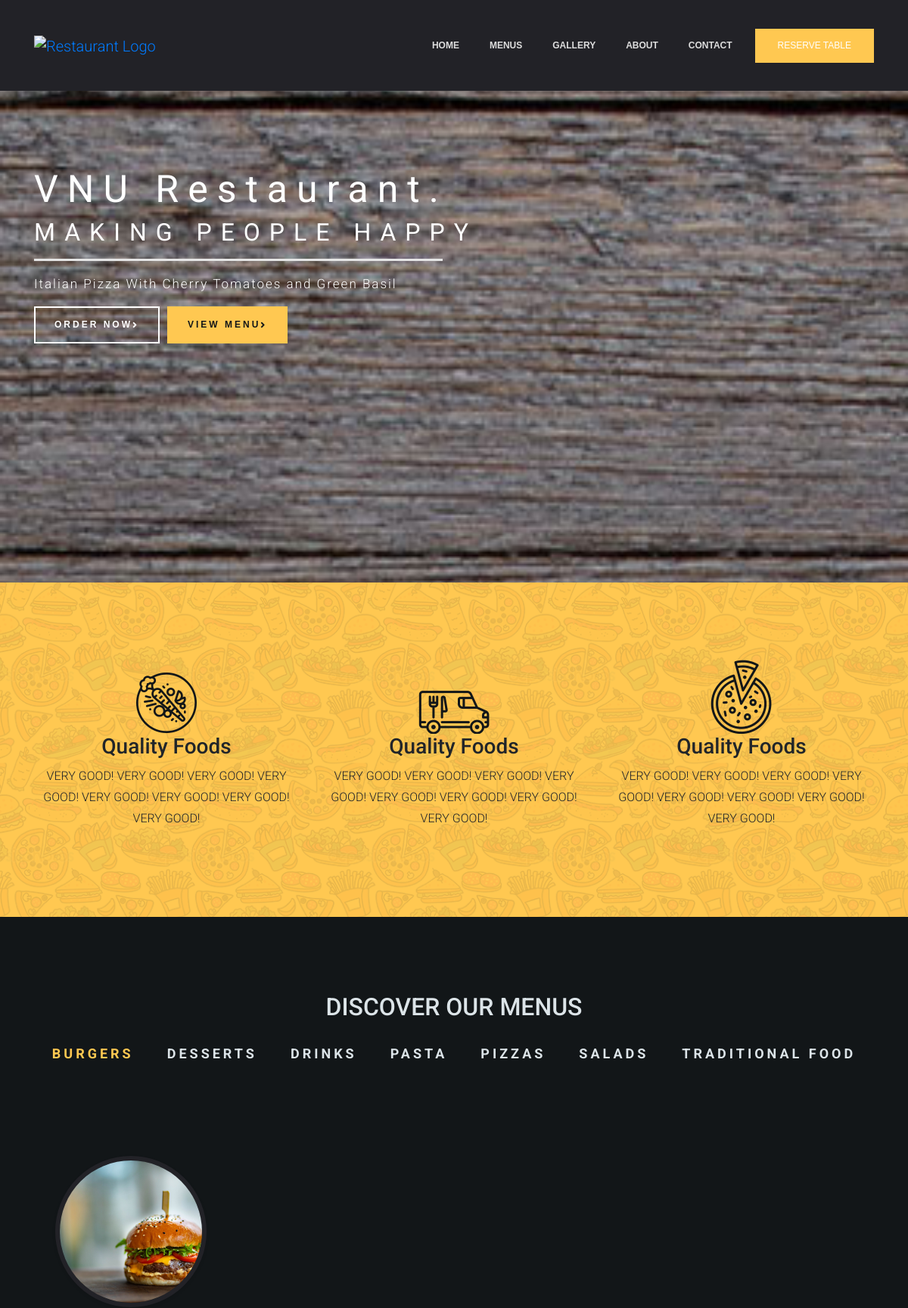
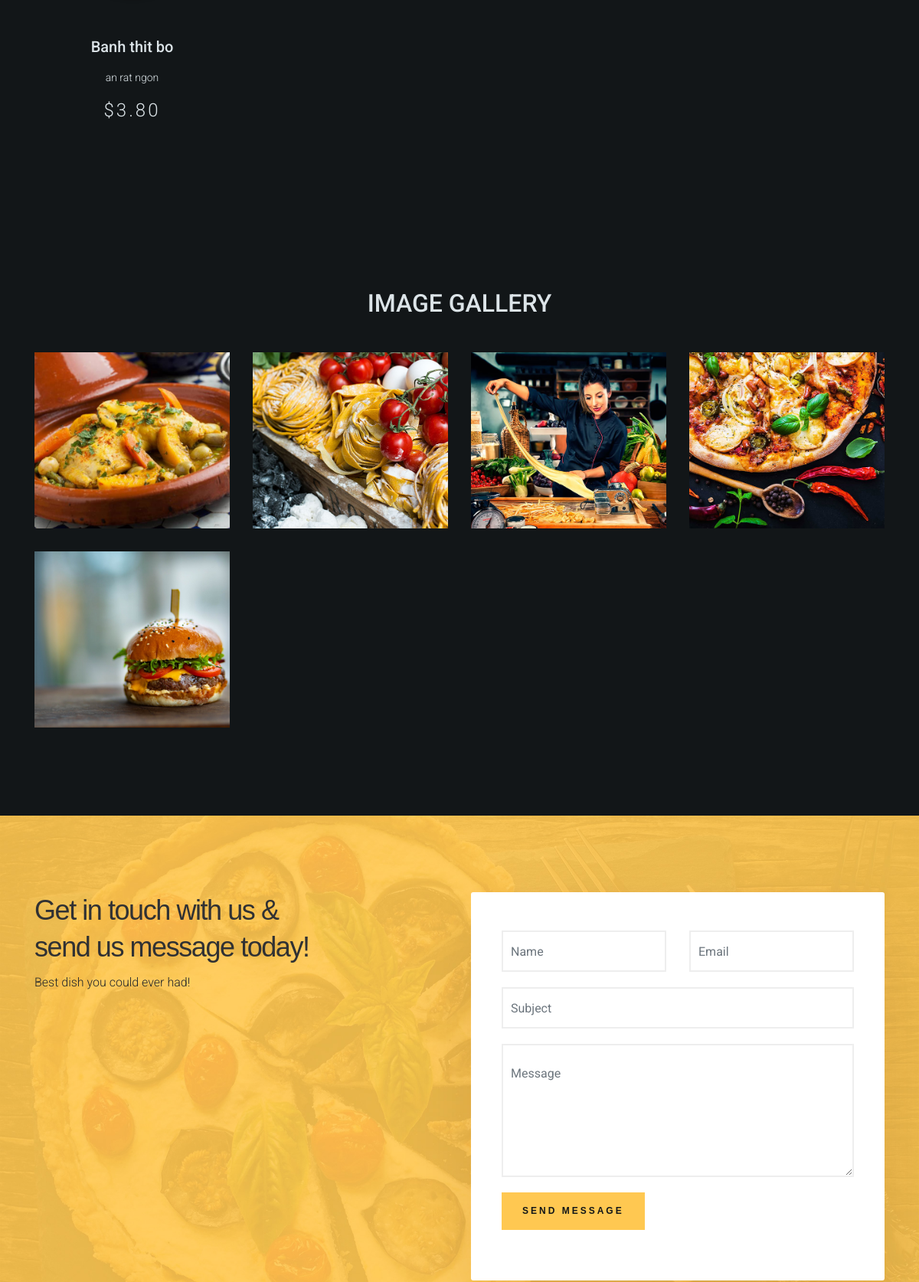
The page / (upper part) on the database its author committed (2 pictures, top to bottom).
### tables this page shows
CREATE TABLE `menu_categories` (
  `category_id` int(3) NOT NULL,
  `category_name` varchar(50) NOT NULL
);

CREATE TABLE `menus` (
  `menu_id` int(5) NOT NULL,
  `menu_name` varchar(100) NOT NULL,
  `menu_description` varchar(255) NOT NULL,
  `menu_price` decimal(6,2) NOT NULL,
  `menu_image` varchar(255) NOT NULL,
  `category_id` int(3) NOT NULL
);

CREATE TABLE `image_gallery` (
  `image_id` int(2) NOT NULL,
  `image_name` varchar(30) NOT NULL,
  `image` varchar(255) NOT NULL
);

### index.php (the view, shortened to what this page needs)
<?php
    include "connect.php";
    include "Includes/templates/header.php";
    include "Includes/templates/navbar.php";
?>
	<section class="home-section" id="home">
		<div class="container">
			<div class="row" style="flex-wrap: nowrap;">
				<div class="col-md-6 home-left-section">
					<div style="padding: 100px 0px; color: white;">
						<h1>
							VNU Restaurant.
						</h1>
						<h2>
							MAKING PEOPLE HAPPY
						</h2>
						<hr>
						<p>
							Italian Pizza With Cherry Tomatoes and Green Basil
						</p>
						<div style="display: flex;">
							<a href="order_food.php" target="_blank" class="bttn_style_1" style="margin-right: 10px; display: flex;justify-content: center;align-items: center;">
								Order Now
								<i class="fas fa-angle-right"></i>
							</a>
							<a href="#menus" class="bttn_style_2" style="display: flex;justify-content: center;align-items: center;">
								VIEW MENU
								<i class="fas fa-angle-right"></i>
							</a>
						</div>
					</div>
				</div>
			</div>
		</div>
	</section>
	<section class="our_qualities" style="padding:100px 0px;">
		<div class="container">
			<div class="row">
				<div class="col-md-4">
					<div class="our_qualities_column">
	                    <img src="Design/images/quality_food_img.png" >
	                    <div class="caption">
	                        <h3>
	                            Quality Foods
	                        </h3>
	                        <p>
	                        	VERY GOOD! VERY GOOD! VERY GOOD! VERY GOOD! VERY GOOD! VERY GOOD! VERY GOOD! VERY GOOD!
	                        </p>
	                    </div>
	                </div>
				</div>
				<div class="col-md-4">
					<div class="our_qualities_column">
	                    <img src="Design/images/fast_delivery_img.png" >
	                    <div class="caption">
	                        <h3>
	                            Quality Foods
	                        </h3>
	                        <p>
							VERY GOOD! VERY GOOD! VERY GOOD! VERY GOOD! VERY GOOD! VERY GOOD! VERY GOOD! VERY GOOD!
	                        </p>
	                    </div>
	                </div>
				</div>
				<div class="col-md-4">
					<div class="our_qualities_column">
	                    <img src="Design/images/original_taste_img.png" >
	                    <div class="caption">
	                        <h3>
	                            Quality Foods
	                        </h3>
	                        <p>
							VERY GOOD! VERY GOOD! VERY GOOD! VERY GOOD! VERY GOOD! VERY GOOD! VERY GOOD! VERY GOOD!
	                        </p>
	                    </div>
	                </div>
				</div>
			</div>
		</div>
	</section>
	<section class="our_menus" id="menus">
		<div class="container">
			<h2 style="text-align: center;margin-bottom: 30px">DISCOVER OUR MENUS</h2>
			<div class="menus_tabs">
				<div class="menus_tabs_picker">
					<ul style="text-align: center;margin-bottom: 70px">
						<?php
	                        $stmt = $con->prepare("Select * from menu_categories");
	                        $stmt->execute();
	                        $rows = $stmt->fetchAll();
	                        $x = 0;
	                        foreach($rows as $row)
	                        {
	                        	if($x == 0)
	                        	{
	                        		echo "<li class = 'menu_category_name tab_category_links active_category' onclick=showCategoryMenus(event,'".str_replace(' ', '', $row['category_name'])."')>";
	                        			echo $row['category_name'];
	                        		echo "</li>";
	                        	}
	                        	else
	                        	{
	                        		echo "<li class = 'menu_category_name tab_category_links' onclick=showCategoryMenus(event,'".str_replace(' ', '', $row['category_name'])."')>";
	                        			echo $row['category_name'];
	                        		echo "</li>";
	                        	}
	                        	$x++;
	                        }
						?>
					</ul>
				</div>
				<div class="menus_tab">
					<?php
                        $stmt = $con->prepare("Select * from menu_categories");
                        $stmt->execute();
                        $rows = $stmt->fetchAll();
                        $i = 0;
                        foreach($rows as $row)
                        {
                            if($i == 0)
                            {
                                echo '<div class="menu_item  tab_category_content" id="'.str_replace(' ', '', $row['category_name']).'" style=display:block>';
                                    $stmt_menus = $con->prepare("Select * from menus where category_id = ?");
                                    $stmt_menus->execute(array($row['category_id']));
                                    $rows_menus = $stmt_menus->fetchAll();
                                    echo "<div class='row'>";
	                                    foreach($rows_menus as $menu)
	                                    {
	                                        ?>
	                                            <div class="col-md-4 col-lg-3 menu-column">
	                                                <div class="thumbnail" style="cursor:pointer">
	                                                    <?php $source = "admin/Uploads/images/".$menu['menu_image']; ?>
	                                                    <div class="menu-image">
													        <div class="image-preview">
													            <div style="background-image: url('<?php echo $source; ?>');"></div>
													        </div>
													    </div>
	                                                    <div class="caption">
	                                                        <h5>
	                                                            <?php echo $menu['menu_name'];?>
	                                                        </h5>
	                                                        <p>
	                                                            <?php echo $menu['menu_description']; ?>
	                                                        </p>
	                                                        <span class="menu_price">
	                                                        	<?php echo "$".$menu['menu_price']; ?>
	                                                        </span>
	                                                    </div>
	                                                </div>
	                                            </div>
	                                        <?php
	                                    }
	                                echo "</div>";
                                echo '</div>';
                            }
                            $i++;
                        }
                        echo "</div>";
                    ?>
				</div>
			</div>
	</section>
	<section class="image-gallery" id="gallery">
		<div class="container">
			<h2 style="text-align: center;margin-bottom: 30px">IMAGE GALLERY</h2>
			<?php
				$stmt_image_gallery = $con->prepare("Select * from image_gallery");
                $stmt_image_gallery->execute();
                $rows_image_gallery = $stmt_image_gallery->fetchAll();
                echo "<div class = 'row'>";
	                foreach($rows_image_gallery as $row_image_gallery)
	                {
	                	echo "<div class = 'col-md-4 col-lg-3' style = 'padding: 15px;'>";
	                		$source = "admin/Uploads/images/".$row_image_gallery['image'];
	                		?>
	                		<div style = "background-image: url('<?php echo $source; ?>') !important;background-repeat: no-repeat;background-position: 50% 50%;background-size: cover;background-clip: border-box;box-sizing: border-box;overflow: hidden;height: 230px;">
	                		</div>
	                		<?php
	                	echo "</div>";
	                }
	            echo "</div>";
			?>
		</div>
	</section>
	<section class="contact-section" id="contact">
        <div class="container">
            <div class="row">
                <div class="col-lg-6 sm-padding">
                    <div class="contact-info">
                        <h2>
                            Get in touch with us &
                            <br>send us message today!
                        </h2>
                        <p>
              Best dish you could ever had!
                        </p>
                    </div>
                </div>
                <div class="col-lg-6 sm-padding">
                    <div class="contact-form">
                        <div id="contact_ajax_form" class="contactForm">
                            <div class="form-group colum-row row">
                                <div class="col-sm-6">
                                    <input type="text" id="contact_name" name="name" oninput="document.getElementById('invalid-name').innerHTML = ''" onkeyup="this.value=this.value.replace(/[^\sa-zA-Z]/g,'');" class="form-control" placeholder="Name">
                                </div>
                                <div class="col-sm-6">
                                    <input type="email" id="contact_email" name="email" oninput="document.getElementById('invalid-email').innerHTML = ''" class="form-control" placeholder="Email">
                                </div>
                            </div>
                            <div class="form-group row">
                                <div class="col-md-12">
                                    <input type="text" id="contact_subject" name="subject" oninput="document.getElementById('invalid-subject').innerHTML = ''" onkeyup="this.value=this.value.replace(/[^\sa-zA-Z]/g,'');" class="form-control" placeholder="Subject">
                                </div>
                            </div>
                            <div class="form-group row">
                                <div class="col-md-12">
                                    <textarea id="contact_message" name="message" oninput="document.getElementById('invalid-message').innerHTML = ''" cols="30" rows="5" class="form-control message" placeholder="Message"></textarea>
                                </div>
                            </div>
                            <div class="form-group row">
                                <div class="col-md-12">
                                    <button id="contact_send" class="bttn_style_2">Send Message</button>
                                </div>
                            </div>
                        </div>
                    </div>
                </div>
            </div>
        </div>
    </section>
    <?php include "Includes/templates/footer.php"; ?>

### rows shown on the page
menu_categories: category_name "BURGERS"
menu_categories: category_name "DESSERTS"
menu_categories: category_name "DRINKS"
menu_categories: category_name "PASTA"
menu_categories: category_name "PIZZAS"
menu_categories: category_name "SALADS"
menu_categories: category_name "TRADITIONAL FOOD"
menus: menu_image (picture), menu_name "Banh thit bo", menu_description "an rat ngon", menu_price "3.80"
image_gallery: image (picture)
image_gallery: image (picture)
image_gallery: image (picture)
image_gallery: image (picture)
image_gallery: image (picture)
